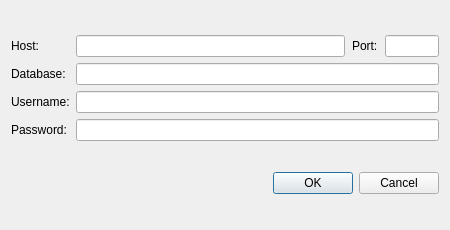
<?xml version="1.0" encoding="UTF-8"?>
<ui version="4.0">
 <class>LoginWindow</class>
 <widget class="QDialog" name="LoginWindow">
  <property name="geometry">
   <rect>
    <x>0</x>
    <y>0</y>
    <width>450</width>
    <height>230</height>
   </rect>
  </property>
  <property name="sizePolicy">
   <sizepolicy hsizetype="Fixed" vsizetype="Fixed">
    <horstretch>1</horstretch>
    <verstretch>1</verstretch>
   </sizepolicy>
  </property>
  <property name="minimumSize">
   <size>
    <width>450</width>
    <height>230</height>
   </size>
  </property>
  <property name="maximumSize">
   <size>
    <width>450</width>
    <height>230</height>
   </size>
  </property>
  <property name="windowTitle">
   <string>Connect to database</string>
  </property>
  <property name="windowIcon">
   <iconset resource="PatcherResources.qrc">
    <normaloff>:/images/addDatabase.svg</normaloff>:/images/addDatabase.svg</iconset>
  </property>
  <property name="locale">
   <locale language="English" country="UnitedStates"/>
  </property>
  <layout class="QVBoxLayout" name="verticalLayout">
   <item>
    <spacer name="verticalSpacer_2">
     <property name="orientation">
      <enum>Qt::Vertical</enum>
     </property>
     <property name="sizeType">
      <enum>QSizePolicy::Expanding</enum>
     </property>
     <property name="sizeHint" stdset="0">
      <size>
       <width>20</width>
       <height>0</height>
      </size>
     </property>
    </spacer>
   </item>
   <item>
    <layout class="QFormLayout" name="formLayout">
     <item row="0" column="0">
      <widget class="QLabel" name="hostLabel">
       <property name="text">
        <string>Host:</string>
       </property>
      </widget>
     </item>
     <item row="0" column="1">
      <widget class="QWidget" name="hostWidget" native="true">
       <layout class="QHBoxLayout" name="horizontalLayout">
        <property name="spacing">
         <number>7</number>
        </property>
        <property name="leftMargin">
         <number>0</number>
        </property>
        <property name="topMargin">
         <number>0</number>
        </property>
        <property name="rightMargin">
         <number>0</number>
        </property>
        <property name="bottomMargin">
         <number>0</number>
        </property>
        <item>
         <widget class="QLineEdit" name="hostLineEdit">
          <property name="sizePolicy">
           <sizepolicy hsizetype="Expanding" vsizetype="Fixed">
            <horstretch>5</horstretch>
            <verstretch>0</verstretch>
           </sizepolicy>
          </property>
         </widget>
        </item>
        <item>
         <widget class="QLabel" name="portLabel">
          <property name="sizePolicy">
           <sizepolicy hsizetype="Preferred" vsizetype="Preferred">
            <horstretch>0</horstretch>
            <verstretch>0</verstretch>
           </sizepolicy>
          </property>
          <property name="text">
           <string>Port:</string>
          </property>
         </widget>
        </item>
        <item>
         <widget class="QLineEdit" name="portLineEdit">
          <property name="sizePolicy">
           <sizepolicy hsizetype="Expanding" vsizetype="Fixed">
            <horstretch>1</horstretch>
            <verstretch>0</verstretch>
           </sizepolicy>
          </property>
         </widget>
        </item>
       </layout>
      </widget>
     </item>
     <item row="1" column="0">
      <widget class="QLabel" name="databaseLabel">
       <property name="text">
        <string>Database:</string>
       </property>
      </widget>
     </item>
     <item row="1" column="1">
      <widget class="QLineEdit" name="databaseLineEdit"/>
     </item>
     <item row="2" column="0">
      <widget class="QLabel" name="usernameLabel">
       <property name="text">
        <string>Username:</string>
       </property>
      </widget>
     </item>
     <item row="2" column="1">
      <widget class="QLineEdit" name="usernameLineEdit"/>
     </item>
     <item row="3" column="0">
      <widget class="QLabel" name="passwordLabel">
       <property name="text">
        <string>Password:</string>
       </property>
      </widget>
     </item>
     <item row="3" column="1">
      <widget class="QLineEdit" name="passwordLineEdit">
       <property name="echoMode">
        <enum>QLineEdit::Password</enum>
       </property>
      </widget>
     </item>
    </layout>
   </item>
   <item>
    <spacer name="verticalSpacer">
     <property name="orientation">
      <enum>Qt::Vertical</enum>
     </property>
     <property name="sizeType">
      <enum>QSizePolicy::Expanding</enum>
     </property>
     <property name="sizeHint" stdset="0">
      <size>
       <width>20</width>
       <height>0</height>
      </size>
     </property>
    </spacer>
   </item>
   <item>
    <widget class="QDialogButtonBox" name="buttonBox">
     <property name="sizePolicy">
      <sizepolicy hsizetype="Expanding" vsizetype="Expanding">
       <horstretch>0</horstretch>
       <verstretch>0</verstretch>
      </sizepolicy>
     </property>
     <property name="standardButtons">
      <set>QDialogButtonBox::Cancel|QDialogButtonBox::Ok</set>
     </property>
    </widget>
   </item>
   <item>
    <spacer name="verticalSpacer_3">
     <property name="orientation">
      <enum>Qt::Vertical</enum>
     </property>
     <property name="sizeHint" stdset="0">
      <size>
       <width>20</width>
       <height>0</height>
      </size>
     </property>
    </spacer>
   </item>
  </layout>
 </widget>
 <layoutdefault spacing="6" margin="11"/>
 <resources>
  <include location="PatcherResources.qrc"/>
 </resources>
 <connections/>
</ui>
